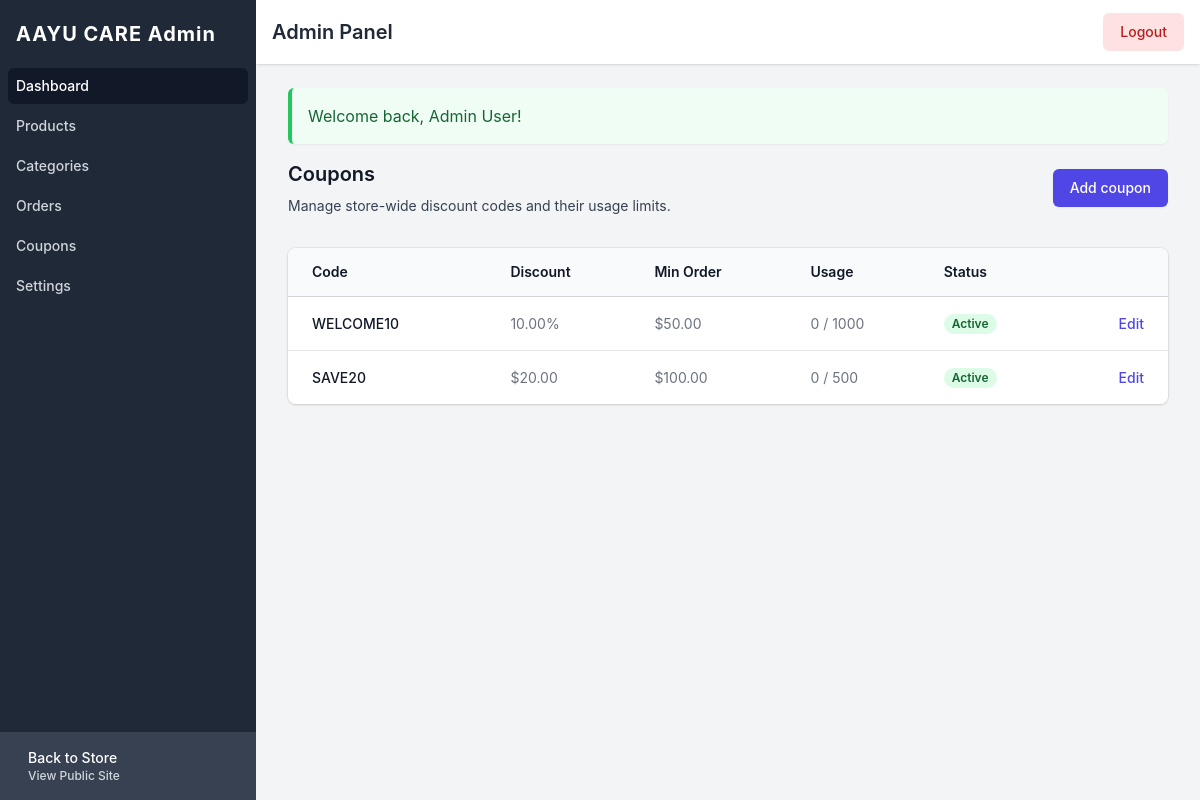
The page /admin/coupons (signed in) on the database its author committed.
### tables this page shows
CREATE TABLE `coupons` (
  `id` int NOT NULL AUTO_INCREMENT,
  `code` varchar(50) NOT NULL,
  `discount_type` enum('percentage','fixed') NOT NULL,
  `discount_value` decimal(10,2) NOT NULL,
  `min_order_value` decimal(10,2) DEFAULT '0.00',
  `max_discount` decimal(10,2) DEFAULT NULL,
  `valid_from` datetime DEFAULT NULL,
  `valid_until` datetime DEFAULT NULL,
  `usage_limit` int DEFAULT NULL,
  `times_used` int NOT NULL DEFAULT '0',
  `is_active` tinyint(1) NOT NULL DEFAULT '1',
  `created_at` timestamp NULL DEFAULT CURRENT_TIMESTAMP,
  PRIMARY KEY (`id`),
  UNIQUE KEY `code` (`code`)
);

### core/controllers/AdminCouponController.php (called while the page is built, shortened)
<?php
class AdminCouponController {
    private $db;
    public function __construct(PDO $db) {
        $this->db = $db;
    }
    public function index() {
        $stmt = $this->db->query("SELECT * FROM coupons ORDER BY created_at DESC");
        $coupons = $stmt->fetchAll();
        require_once __DIR__ . '/../views/admin/coupons/index.php';
    }
}
?>

### core/helpers/functions.php (called while the page is built, shortened)
<?php
function sanitize($string) {
    return htmlspecialchars(trim((string)($string ?? '')), ENT_QUOTES, 'UTF-8');
}
?>

### core/views/admin/coupons/index.php (the view)
<?php
require_once __DIR__ . '/../partials/header.php';
?>
<div class="sm:flex sm:items-center">
    <div class="sm:flex-auto">
        <h1 class="text-xl font-semibold text-gray-900">Coupons</h1>
        <p class="mt-2 text-sm text-gray-700">Manage store-wide discount codes and their usage limits.</p>
    </div>
    <div class="mt-4 sm:mt-0 sm:ml-16 sm:flex-none">
        <a href="/admin/coupons/add" class="inline-flex items-center justify-center rounded-md border border-transparent bg-indigo-600 px-4 py-2 text-sm font-medium text-white shadow-sm hover:bg-indigo-700 focus:outline-none sm:w-auto">Add coupon</a>
    </div>
</div>
<div class="mt-8 flex flex-col">
    <div class="-my-2 -mx-4 overflow-x-auto sm:-mx-6 lg:-mx-8">
        <div class="inline-block min-w-full py-2 align-middle md:px-6 lg:px-8">
            <div class="overflow-hidden shadow ring-1 ring-black ring-opacity-5 md:rounded-lg">
                <table class="min-w-full divide-y divide-gray-300">
                    <thead class="bg-gray-50">
                        <tr>
                            <th scope="col" class="py-3.5 pl-4 pr-3 text-left text-sm font-semibold text-gray-900 sm:pl-6">Code</th>
                            <th scope="col" class="px-3 py-3.5 text-left text-sm font-semibold text-gray-900">Discount</th>
                            <th scope="col" class="px-3 py-3.5 text-left text-sm font-semibold text-gray-900">Min Order</th>
                            <th scope="col" class="px-3 py-3.5 text-left text-sm font-semibold text-gray-900">Usage</th>
                            <th scope="col" class="px-3 py-3.5 text-left text-sm font-semibold text-gray-900">Status</th>
                            <th scope="col" class="relative py-3.5 pl-3 pr-4 sm:pr-6"><span class="sr-only">Edit</span></th>
                        </tr>
                    </thead>
                    <tbody class="divide-y divide-gray-200 bg-white">
                        <?php foreach($coupons as $c): ?>
                        <tr>
                            <td class="whitespace-nowrap py-4 pl-4 pr-3 text-sm font-medium text-gray-900 sm:pl-6">
                                <?php echo sanitize($c['code']); ?>
                            </td>
                            <td class="whitespace-nowrap px-3 py-4 text-sm text-gray-500">
                                <?php
                                if($c['discount_type'] == 'percentage') echo $c['discount_value'] . '%';
                                else echo '$' . number_format($c['discount_value'], 2);
                                ?>
                            </td>
                            <td class="whitespace-nowrap px-3 py-4 text-sm text-gray-500">$<?php echo number_format($c['min_order_value'], 2); ?></td>
                            <td class="whitespace-nowrap px-3 py-4 text-sm text-gray-500">
                                <?php echo $c['times_used']; ?> / <?php echo $c['usage_limit'] ?? '∞'; ?>
                            </td>
                            <td class="whitespace-nowrap px-3 py-4 text-sm text-gray-500">
                                <?php if($c['is_active']): ?>
                                    <span class="inline-flex rounded-full bg-green-100 px-2 text-xs font-semibold leading-5 text-green-800">Active</span>
                                <?php else: ?>
                                    <span class="inline-flex rounded-full bg-red-100 px-2 text-xs font-semibold leading-5 text-red-800">Inactive</span>
                                <?php endif; ?>
                            </td>
                            <td class="relative whitespace-nowrap py-4 pl-3 pr-4 text-right text-sm font-medium sm:pr-6">
                                <a href="/admin/coupons/edit?id=<?php echo $c['id']; ?>" class="text-indigo-600 hover:text-indigo-900">Edit</a>
                            </td>
                        </tr>
                        <?php endforeach; ?>
                    </tbody>
                </table>
            </div>
        </div>
    </div>
</div>
<?php require_once __DIR__ . '/../partials/footer.php'; ?>

### core/views/admin/partials/header.php (style rules this page uses)
body { font-family: 'Inter', sans-serif; }

### rows shown on the page
coupons: code "WELCOME10", discount_value "10.00", min_order_value "50.00", times_used "0", usage_limit "1000", is_active "Active"
coupons: code "SAVE20", discount_value "20.00", min_order_value "100.00", times_used "0", usage_limit "500", is_active "Active"

### other values the page prints
$role "Admin"
$message "Welcome back, Admin User!"
